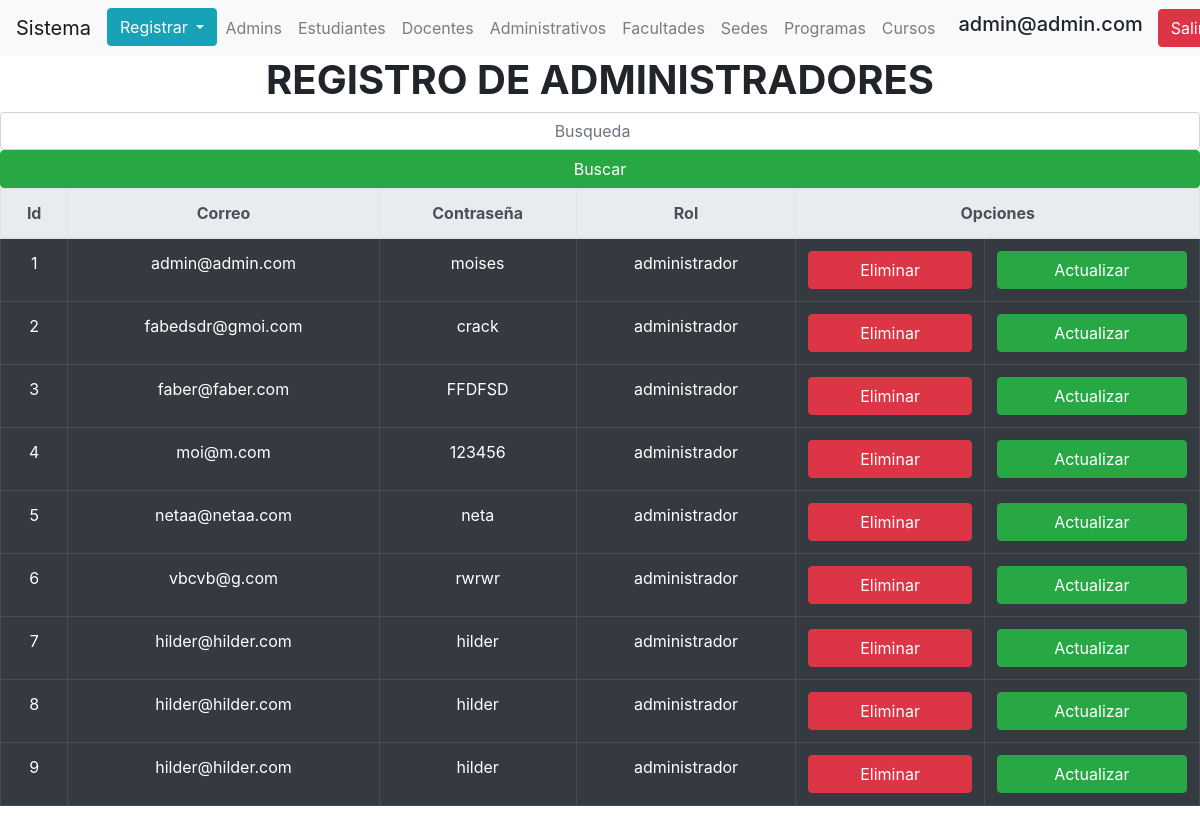
The app's page /index.php?page=admins (signed in) with its own data.
### tables this page shows
CREATE TABLE `administrador` (
  `id_administrador` int(11) NOT NULL,
  `Email` varchar(50) NOT NULL,
  `contraseña` varchar(50) NOT NULL,
  `R_admin` varchar(20) NOT NULL
);

### Listado/listado_admin.php (the view, shortened to what this page needs)
<table class="table  table-bordered table-dark table-hover "  >
  <thead class="thead-light">
      <tr>
      <b>  <th scope="col"  >Id</th>
        <th scope="col" >Correo</th>
        <th scope="col" >Contraseña</th>
        <th scope="col" >Rol</th>
        <th colspan="2" >Opciones</th>
      </tr>
  </thead>
      <h1 class="text-center">REGISTRO DE ADMINISTRADORES</h1> </b>
      <form class="form-inline my-2 my-lg-0" method="post" action="index.php?page=admins">
     <center> <input class="form-control mr-sm-2" type="search" placeholder="Busqueda" aria-label="Search" name="query" id="query" style="text-align:center">
        <button class="btn btn-success w-100" type="submit">Buscar</button>
    </form>
      <?php
        require ('src/conexion.php');
          if(isset($_POST['query'])){
            $query = "SELECT * FROM administrador WHERE Email LIKE '%".$_POST['query']."%' OR contraseña LIKE '%".$_POST['query']."%' OR id_administrador LIKE '%".$_POST['query']."%' OR R_admin LIKE '%".$_POST['query']."%'" ;
          } else {
            $query = "SELECT * FROM administrador";
          }
          $resultado = $miconexion->query($query);
          while ($datos = $resultado->fetch_assoc()) {
          ?>
            <tr>
                <td ><?php echo $datos['id_administrador']; ?> </td>
                <td> <?php echo $datos['Email']; ?></td>
                <td ><?php echo $datos['contraseña']; ?> </td>
                <td> <?php echo $datos['R_admin']; ?></td>
                <td> <a class="btn btn-danger  w-100"  role="button" href="Eliminar/eliminar.php?id=<?php echo $datos['id_administrador'] ?>">Eliminar</a></td>
                <td><a class="btn btn-success w-100"  role="button" href="Actualizar/actualizar.php?id=<?php echo $datos['id_administrador'] ?>">Actualizar</a></td>
              </tr>
            <?php
            }
            ?>
  </table>

### index.php (shortened to what this page needs)
<!DOCTYPE html>
<html lang="en">
<head>
    <link rel="stylesheet" href="css/estilos.css">
    <link rel="stylesheet" href="https://stackpath.bootstrapcdn.com/bootstrap/4.4.1/css/bootstrap.min.css">
</head>
<body>
   <?php
        if(isset($_SESSION["auth"])){
            include('header.php');
        } else {
            include('login/header_login.php');
        }
   ?>
   <?php
        if(isset($_GET['page'])){
            if($_GET['page'] == 'admins' && isset($_SESSION["auth"])) {
                include('Listado/listado_admin.php');
            }
        }
   ?>
</body>
</html>

### header.php (shortened to what this page needs)
<nav class="navbar navbar-expand-lg navbar-light bg-light">
  <a class="navbar-brand" href="#">Sistema</a>
    <ul class="navbar-nav mr-auto  ">
    <div class="dropdown" >
        <button class="btn btn-info dropdown-toggle" type="button" id="dropdownMenu1" data-toggle="dropdown" aria-haspopup="true" aria-expanded="true"> Registrar <span class="caret"></span>
        </button>
    </div>
      <li class="nav-item ">
        <a class="nav-link " href="index.php?page=admins">Admins <span class="sr-only">(current)</span></a>
      </li>
      <li class="nav-item ">
        <a class="nav-link" href="index.php?page=estudiantes">Estudiantes <span class="sr-only">(current)</span></a>
      </li>
      <li class="nav-item ">
        <a class="nav-link " href="index.php?page=docentes">Docentes<span class="sr-only">(current)</span></a>
      </li>
      <li class="nav-item ">
        <a class="nav-link" href="index.php?page=administrativos">Administrativos<span class="sr-only">(current)</span></a>
      </li>
      <li class="nav-item">
        <a class="nav-link " href="index.php?page=facultades">Facultades<span class="sr-only">(current)</span></a>
      </li>
      <li class="nav-item ">
        <a class="nav-link" href="index.php?page=sedes">Sedes<span class="sr-only">(current)</span></a>
      </li>
      <li class="nav-item ">
        <a class="nav-link" href="index.php?page=programas">Programas<span class="sr-only">(current)</span></a>
      </li>
      <li class="nav-item ">
        <a class="nav-link" href="index.php?page=cursos">Cursos<span class="sr-only">(current)</span></a>
      </li>
    </ul>
    <h4 style="padding: 0 15px ; font-size: 20px">
    <?php
      echo $_SESSION["auth"] ;
    ?>
    </h4>
    <a  class="btn w-20 btn-danger " href="login/logout.php">Salir</a>
</nav>

### Listado/listado_admin.php (style rules this page uses)
td, th { border: solid 3px; text-align: center; }

### records on screen
administrador: id_administrador "1", Email "admin@admin.com", contraseña "moises", R_admin "administrador"
administrador: id_administrador "2", Email "fabedsdr@gmoi.com", contraseña "crack", R_admin "administrador"
administrador: id_administrador "3", Email "faber@faber.com", contraseña "FFDFSD", R_admin "administrador"
administrador: id_administrador "4", Email "moi@m.com", contraseña "123456", R_admin "administrador"
administrador: id_administrador "5", Email "netaa@netaa.com", contraseña "neta", R_admin "administrador"
administrador: id_administrador "6", Email "vbcvb@g.com", contraseña "rwrwr", R_admin "administrador"
administrador: id_administrador "7", Email "hilder@hilder.com", contraseña "hilder", R_admin "administrador"
administrador: id_administrador "8", Email "hilder@hilder.com", contraseña "hilder", R_admin "administrador"
administrador: id_administrador "9", Email "hilder@hilder.com", contraseña "hilder", R_admin "administrador"

### other values on screen
$_SESSION["auth"] "admin@admin.com"
